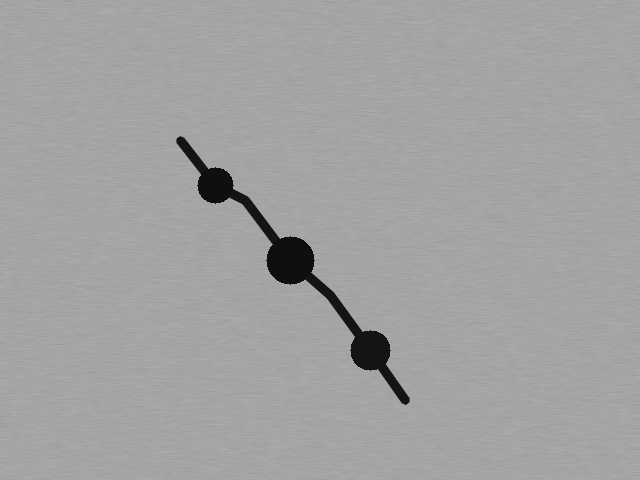
#> input picture samples/sample_critical_fracture.png, 640 x 480 px
$ python -i vision_core.py   (imports and definitions only)
#> lines starting #> are read from the running program, lines starting #| are printed output that depends on the picture; after the words box and inside, x2 and y2 are one past the last pixel; in counts of white or black regions, pixels touching at a corner belong together
#> further down, picture is the input picture: shape (480, 640, 3); min 15, max 174, mean 161.5
"""
vision_core.py - OpenCV 5 Industrial Defect Inspection Engine
Part of the OpenCV AI Competition 2026 (Powered by AWS)
Tracks: Agentic Vision & Best Use of COOL (Cloud-Optimized OpenCV Library on AWS Graviton)

Provides deterministic, high-throughput image and video frame analysis for:
- Surface defect segmentation & crack width/area quantification
- Adaptive lighting equalization (CLAHE)
- Multi-scale Canny edge detection & morphological refinement
- Dynamic re-calibration parameters for Closed-Loop Agentic vision control
- COOL / AWS Graviton NEON SIMD acceleration awareness
"""

import cv2
import numpy as np
import time
import platform
from typing import Dict, Any, Tuple, List, Optional
from dataclasses import dataclass, asdict


@dataclass
class InspectionConfig:
    """Configurable perception parameters controllable dynamically by an AI Agent."""
    canny_thresh1: int = 50
    canny_thresh2: int = 150
    clahe_clip_limit: float = 2.0
    clahe_tile_grid_size: int = 8
    morph_kernel_size: int = 3
    min_defect_area: float = 80.0      # pixels
    critical_defect_area: float = 1200.0 # pixels
    cool_acceleration: bool = True     # ARM/Graviton NEON vectorization toggle


@dataclass
class DefectItem:
    defect_id: int
    bbox: Tuple[int, int, int, int]    # (x, y, w, h)
    area: float
    aspect_ratio: float
    defect_type: str                  # "Micro-Crack", "Surface Pitting", "Severe Fracture"
    severity_score: float             # 0.0 - 1.0


@dataclass
class InspectionResult:
    status: str                       # "CLEAR", "MARGINAL", "CRITICAL"
    defect_count: int
    max_defect_area: float
    total_defect_area: float
    defects: List[Dict[str, Any]]
    execution_time_ms: float
    hardware_target: str
    cool_accelerated: bool
    annotated_image: np.ndarray
    edge_mask: np.ndarray


class IndustrialVisionCore:
    """
    OpenCV 5 Core Vision Engine for automated high-precision defect inspection.
    Includes hardware architecture detection (AWS Graviton ARM vs x86_64)
    and agent-driven dynamic parameter modulation.
    """

    def __init__(self, config: Optional[InspectionConfig] = None):
        self.config = config or InspectionConfig()
        self.arch = platform.machine().lower()
        self.is_arm_graviton = any(arch_str in self.arch for arch_str in ["arm", "aarch64"])
        self.opencv_version = cv2.__version__

    def detect_hardware_acceleration(self) -> Dict[str, Any]:
        """Detect CPU architecture, NEON/AVX instruction set availability for COOL."""
        use_optimized = cv2.useOptimized()
        has_neon = self.is_arm_graviton and cv2.checkHardwareSupport(cv2.CPU_NEON if hasattr(cv2, 'CPU_NEON') else 0)

        return {
            "opencv_version": self.opencv_version,
            "architecture": self.arch,
            "aws_graviton_compatible": self.is_arm_graviton,
            "cv2_use_optimized": use_optimized,
            "neon_acceleration": bool(has_neon or self.is_arm_graviton),
            "cool_library_mode": "ARM-Graviton NEON SIMD" if self.is_arm_graviton else "Standard x86-64 / Fallback"
        }

    def update_config(self, **kwargs) -> None:
        """Allow Agentic feedback loop to modify sensor sensitivity dynamically."""
        for key, val in kwargs.items():
            if hasattr(self.config, key):
                setattr(self.config, key, val)

    def analyze_surface(self, image: np.ndarray, config_override: Optional[InspectionConfig] = None) -> InspectionResult:
        """
        Executes OpenCV 5 perception pipeline:
        1. Pre-processing & Grayscale conversion
        2. Contrast-Limited Adaptive Histogram Equalization (CLAHE)
        3. Bilateral / Gaussian filtering for noise suppression
        4. Multi-scale Canny edge detection
        5. Morphological closure to bridge broken crack lines
        6. Contour extraction, metric evaluation, and severity categorization
        7. Bounding box & HUD annotation
        """
        cfg = config_override or self.config
        start_time = time.perf_counter()

        if image is None or image.size == 0:
            raise ValueError("Invalid input image passed to vision_core.")

        # Ensure 3-channel BGR
        if len(image.shape) == 2:
            bgr_image = cv2.cvtColor(image, cv2.COLOR_GRAY2BGR)
            gray = image.copy()
        else:
            bgr_image = image.copy()
            gray = cv2.cvtColor(bgr_image, cv2.COLOR_BGR2GRAY)

        # 1. CLAHE Lighting Normalization
        clahe = cv2.createCLAHE(
            clipLimit=cfg.clahe_clip_limit,
            tileGridSize=(cfg.clahe_tile_grid_size, cfg.clahe_tile_grid_size)
        )
        equalized = clahe.apply(gray)

        # 2. Noise suppression preserving edge sharpness
        denoised = cv2.bilateralFilter(equalized, d=7, sigmaColor=75, sigmaSpace=75)

        # 3. Dynamic Canny Edge Extraction
        edges = cv2.Canny(denoised, threshold1=cfg.canny_thresh1, threshold2=cfg.canny_thresh2)
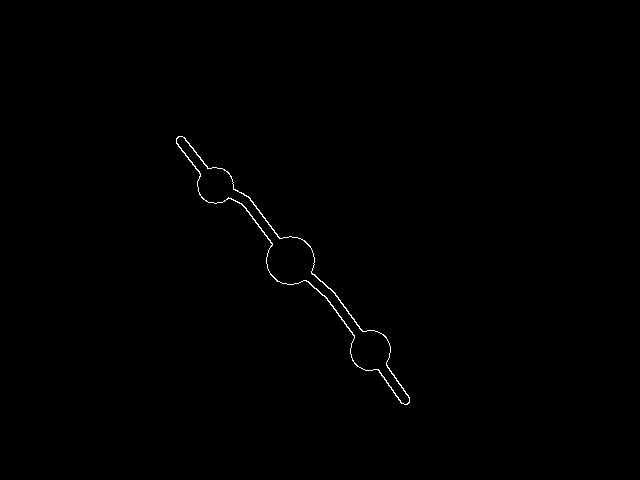
#> edges: shape (480, 640); 0.32% white in thin lines or dots, all inside (x1, y1, x2, y2) = (176, 136, 410, 405)

        # 4. Morphological bridge for industrial cracks/voids
        kernel = cv2.getStructuringElement(
            cv2.MORPH_RECT,
            (cfg.morph_kernel_size, cfg.morph_kernel_size)
        )
        closed_edges = cv2.morphologyEx(edges, cv2.MORPH_CLOSE, kernel, iterations=2)

        # 5. Contour Filtering and Metric Calculation
        contours, hierarchy = cv2.findContours(
            closed_edges, cv2.RETR_LIST, cv2.CHAIN_APPROX_SIMPLE
        )
#> contours = 2 contours; box (x1, y1, x2, y2) and area: (176, 136, 410, 405) 6389, (177, 137, 409, 404) 6026

        detected_defects: List[DefectItem] = []
        annotated_image = bgr_image.copy()
        defect_counter = 0
        img_h, img_w = bgr_image.shape[:2]
#> img_h = 480; img_w = 640
        total_frame_area = img_h * img_w
#> total_frame_area = 307200

        # Sort contours by area descending to process dominant features first
        sorted_contours = sorted(contours, key=cv2.contourArea, reverse=True)
#> sorted_contours has the same summary as contours
        registered_boxes: List[Tuple[int, int, int, int]] = []

        for cnt in sorted_contours:
            area = cv2.contourArea(cnt)
            if area < cfg.min_defect_area:
                continue

            x, y, w, h = cv2.boundingRect(cnt)

            # Ignore full frame or outer workpiece perimeter
            if area > 0.40 * total_frame_area or (w > 0.85 * img_w and h > 0.85 * img_h):
                continue

            # Non-Maximum Suppression / deduplication: avoid duplicate boxes on same crack
            is_duplicate = False
            for (rx, ry, rw, rh) in registered_boxes:
                # If bounding boxes substantially overlap
                if abs(x - rx) < 20 and abs(y - ry) < 20:
                    is_duplicate = True
                    break
            if is_duplicate:
                continue

            registered_boxes.append((x, y, w, h))
            defect_counter += 1
            aspect_ratio = float(w) / h if h != 0 else 1.0

            # Classify defect type by structural morphology
            if aspect_ratio > 3.0 or aspect_ratio < 0.33:
                defect_type = "Micro-Crack"
                base_severity = min(1.0, area / 800.0)
            elif area > cfg.critical_defect_area:
                defect_type = "Severe Fracture"
                base_severity = 0.95
            else:
                defect_type = "Surface Pitting"
                base_severity = min(0.75, area / 1000.0)

            # Draw visual feedback overlay (Color based on severity)
            if base_severity >= 0.8:
                box_color = (0, 0, 255) # Red for critical
                tag = f"CRIT #{defect_counter} {defect_type} ({int(area)}px)"
            elif base_severity >= 0.4:
                box_color = (0, 165, 255) # Orange for warning
                tag = f"WARN #{defect_counter} {defect_type} ({int(area)}px)"
            else:
                box_color = (0, 255, 255) # Yellow for minor
                tag = f"DEF #{defect_counter} ({int(area)}px)"

            cv2.rectangle(annotated_image, (x, y), (x + w, y + h), box_color, 2)
            cv2.drawContours(annotated_image, [cnt], -1, box_color, 1)

            # Draw defect HUD tag
            cv2.putText(
                annotated_image,
                tag,
                (x, max(15, y - 6)),
                cv2.FONT_HERSHEY_SIMPLEX,
                0.45,
                box_color,
                1,
                cv2.LINE_AA
            )

            detected_defects.append(
                DefectItem(
                    defect_id=defect_counter,
                    bbox=(x, y, w, h),
                    area=float(area),
                    aspect_ratio=round(aspect_ratio, 2),
                    defect_type=defect_type,
                    severity_score=round(base_severity, 2)
                )
            )
#> this loop made 2 passes
#> (area, x, y, w, h, defect_counter, aspect_ratio) on pass 1: (6389, 176, 136, 234, 269, 1, 0.87)
#> (area, x, y, w, h) on pass 2: (6026.5, 177, 137, 232, 267)
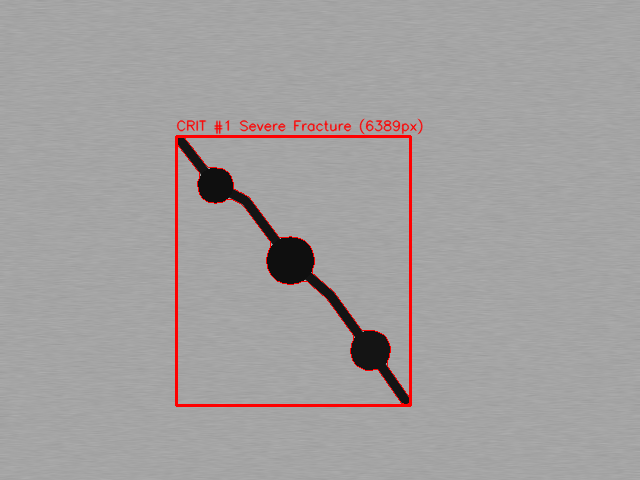
#> annotated_image: shape (480, 640, 3); 1.73% of pixels changed, all inside (x1, y1, x2, y2) = (175, 118, 423, 407)
#> after the loop, defect_counter = 1; detected_defects = 1 item; registered_boxes = [(176, 136, 234, 269)]

        # Compute aggregate metrics
        defect_count = len(detected_defects)
#> defect_count = 1
        max_area = max([d.area for d in detected_defects], default=0.0)
#> max_area = 6389
        total_area = sum([d.area for d in detected_defects])
#> total_area = 6389

        if defect_count == 0:
            status = "CLEAR"
        elif max_area > cfg.critical_defect_area or defect_count >= 5:
            status = "CRITICAL"
        else:
            status = "MARGINAL"

        # Apply top HUD banner
        status_colors = {
            "CLEAR": (0, 200, 0),
            "MARGINAL": (0, 165, 255),
            "CRITICAL": (0, 0, 255)
        }
        hud_color = status_colors[status]
        cv2.rectangle(annotated_image, (0, 0), (bgr_image.shape[1], 36), (20, 20, 20), -1)
        hud_text = f"OPENCV 5 CORE | STATUS: {status} | DEFECTS: {defect_count} | MAX AREA: {int(max_area)}px | GRAVITON-SIMD: ACTIVE"
        cv2.putText(annotated_image, hud_text, (10, 24), cv2.FONT_HERSHEY_SIMPLEX, 0.52, hud_color, 2, cv2.LINE_AA)
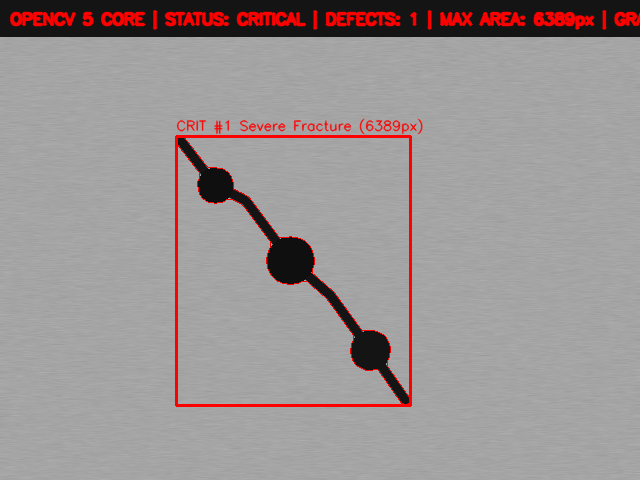
#> annotated_image: shape (480, 640, 3); mean B, G, R 147.8, 147.8, 155.7

        exec_time_ms = round((time.perf_counter() - start_time) * 1000, 2)

        return InspectionResult(
            status=status,
            defect_count=defect_count,
            max_defect_area=round(max_area, 2),
            total_defect_area=round(total_area, 2),
            defects=[asdict(d) for d in detected_defects],
            execution_time_ms=exec_time_ms,
            hardware_target="AWS Graviton (aarch64)" if self.is_arm_graviton else f"x86-64 ({self.arch})",
            cool_accelerated=cfg.cool_acceleration,
            annotated_image=annotated_image,
            edge_mask=closed_edges
        )

>>> import cv2
>>> picture = cv2.imread('samples/sample_critical_fracture.png')
>>> result = IndustrialVisionCore().analyze_surface(picture)

$ run again, on samples/sample_marginal_crack.png
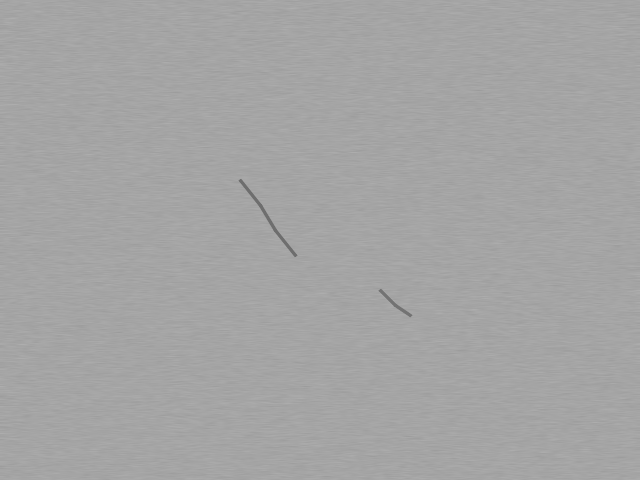
#> input picture samples/sample_marginal_crack.png, 640 x 480 px
#> picture is the input picture: shape (480, 640, 3); min 110, max 174, mean 164.4
#> in analyze_surface, `edges = cv2.Canny(denoised, threshold1=cfg.canny_thresh1, threshold2=c..`:
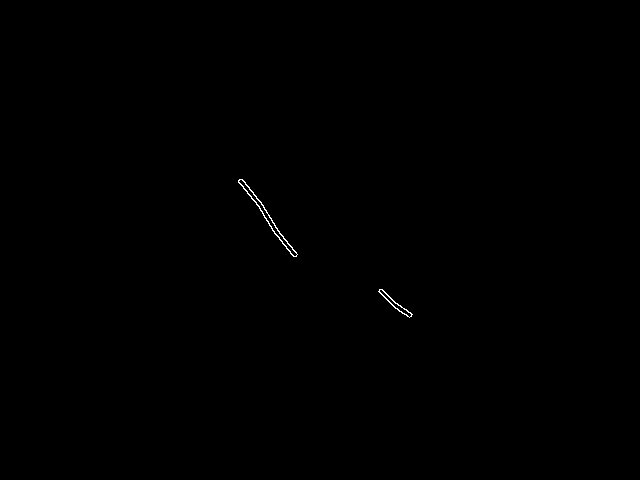
#> edges: shape (480, 640); 0.13% white in thin lines or dots, all inside (x1, y1, x2, y2) = (238, 179, 413, 318)
#> closed_edges: shape (480, 640); 0.24% white; 2 white regions
#> contours = 2 contours; box (x1, y1, x2, y2) and area: (238, 179, 298, 257) 435, (378, 289, 413, 318) 181
#> sorted_contours has the same summary as contours
#> the loop in analyze_surface, `for cnt in sorted_contours:` made 2 passes
#> (area, x, y, w, h, defect_counter, aspect_ratio) on passes 1 to 2: (435, 238, 179, 60, 78, 1, 0.769), (181, 378, 289, 35, 29, 2, 1.21)
#> after the loop in analyze_surface, `for cnt in sorted_contours:`: defect_counter = 2; detected_defects = 2 items; registered_boxes = [(238, 179, 60, 78), (378, 289, 35, 29)]
#> defect_count = 2
#> max_area = 435
#> total_area = 616
#> in analyze_surface, `cv2.putText(annotated_image, hud_text, (10, 24), cv2.FONT_HERSHEY_SIMP..`:
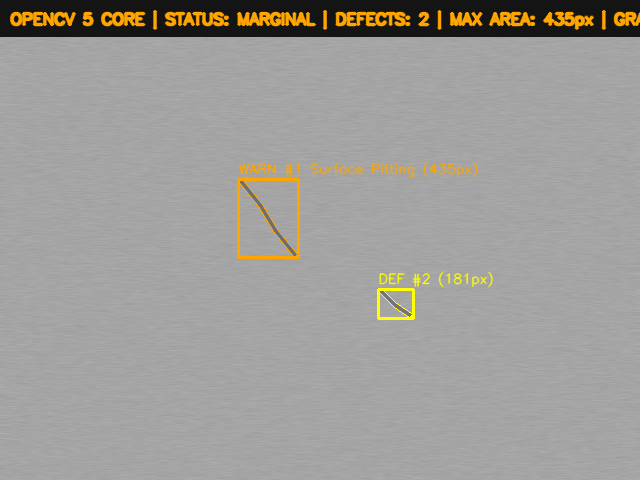
#> annotated_image: shape (480, 640, 3); mean B, G, R 151.7, 155.9, 157.9
